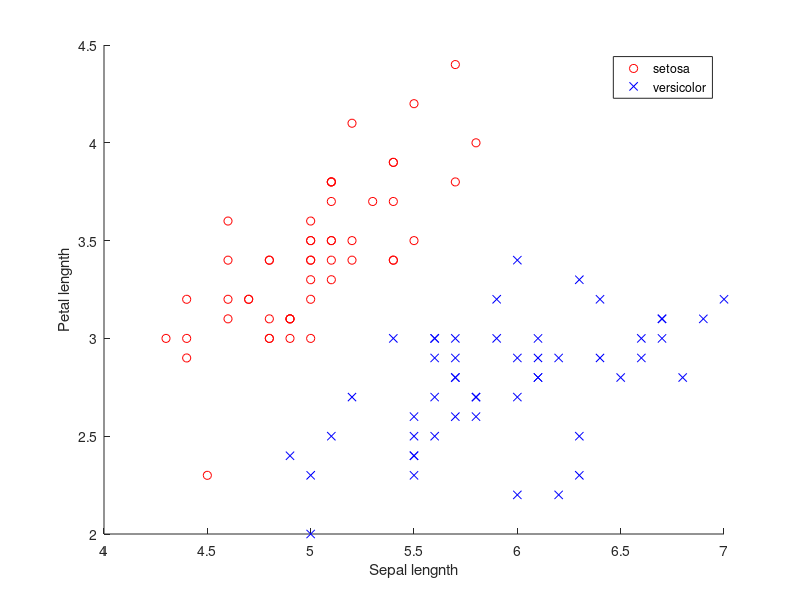

Here is the MATLAB script that generated this plot: (Note: this script raises an error after producing the figure.)
clear all;
close all;

%load iris_data
load iris_data.mat

X = [x(1:100, 1), x(1:100, 2)]

for i = 1:100;
    if y(i) == 0
        Y(i, 1) = 1;
    else y(i) == 1
        Y(i, 1) = -1;
    end
end
%Y = [y(1:100)]' % 이렇게 ' 요거 찍으면 전치

figure(1)
hold on
plot(X(1:50, 1), X(1:50, 2), 'ro')
plot(X(51:100, 1), X(51:100, 2), 'bx')

xlabel('Sepal lengnth')
ylabel('Petal lengnth')
legend('setosa','versicolor')

%Perceptron
n_iter =  1000; % number of epoch
eta = 0.1; % 이게 뭐지? learning rate?

w = [0;0;0] % initial guess


for i = 1:n_iter
    
    % prediction
    for j = 1:length(X)
        Yhat(j, 1) = step_f(w'*[1;X(j, :)']);
    % update
        w = w + eta*(Y(j, 1) - Yhat(j, 1))*[1;X(j, :)'];
    end 
end

x1 = 4:0.1:7;

for i = 1:length(x1)
    x2(i) = -w(1)/w(3) -w(2)/w(3)*x1(i);
end

figure(1)
plot(x1, x2)

w



